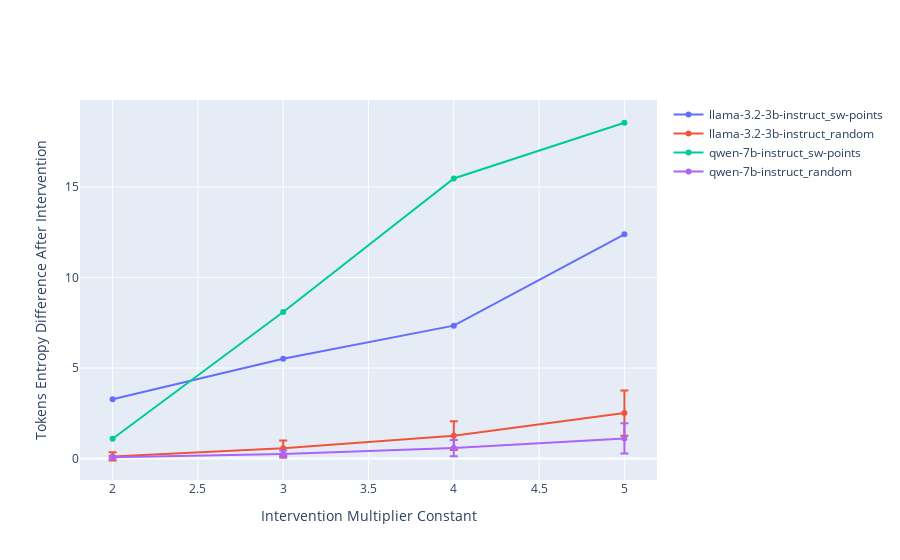

Notebook cell for this chart:
### Code cell
# BLEU
llama_sw = [0.266, 0.255, 0.045, 0.046, 0.045, 0.046]
llama_rand1 = [0.253, 0.255, 0.253,0.250, 0.243, 0.241]
llama_rand2 = [0.259, 0.255, 0.244, 0.212, 0.169, 0.241]
llama_rand3 = [0.250, 0.255, 0.251, 0.244, 0.225, 0.209]
llama_rand4 = [0.253, 0.255, 0.247, 0.241, 0.223, 0.205]
llama_rand5 = [0.182, 0.255, 0.270, 0.264, 0.260, 0.258]
llama_rand = [llama_rand1, llama_rand2, llama_rand3, llama_rand4, llama_rand5]

qwen_sw = [0.011, 0.064, 0.064, 0.004, 0.042, 0.042]
qwen_rand1 = [0.003, 0.064, 0.064,0.059, 0.062, 0.060]
qwen_rand2 = [0.062, 0.064, 0.062, 0.063, 0.067, 0.068]
qwen_rand3 = [0.061, 0.064, 0.063, 0.058, 0.058, 0.055]
qwen_rand4 = [0.063, 0.064, 0.062, 0.063, 0.063, 0.064]
qwen_rand5 = [0.063, 0.064, 0.067, 0.060, 0.064, 0.064]
qwen_rand = [qwen_rand1, qwen_rand2, qwen_rand3, qwen_rand4, qwen_rand5]

labels = ['llama-3.2-3b-instruct_sw-points', 'llama-3.2-3b-instruct_random', 'qwen-7b-instruct_sw-points', 'qwen-7b-instruct_random']
all_scores = [entropy_llama[0], entropy_llama[1:], entropy_qwen[0], entropy_qwen[1:]]
metric_name = 'Tokens Entropy Difference After Intervention'
out_path = '../figures/entropy-multiplier-effects'
visualize_scores(all_scores, labels, metric_name, out_path)

### Figure 1 — Plotly figure (JSON) as saved in the notebook; plotly's stock layout.template omitted (floating-point values rounded to 4 significant figures)
{"data": [{"mode": "lines+markers", "name": "llama-3.2-3b-instruct_sw-points", "type": "scatter", "x": [2, 3, 4, 5], "y": [3.28, 5.51, 7.34, 12.39]}, {"error_y": {"array": [0.2266, 0.4277, 0.7915, 1.25], "type": "data", "visible": true}, "mode": "lines+markers", "name": "llama-3.2-3b-instruct_random", "type": "scatter", "x": [2, 3, 4, 5, 6], "y": [0.118, 0.5624, 1.263, 2.515]}, {"mode": "lines+markers", "name": "qwen-7b-instruct_sw-points", "type": "scatter", "x": [2, 3, 4, 5], "y": [1.09, 8.097, 15.47, 18.55]}, {"error_y": {"array": [0.0675, 0.1986, 0.4498, 0.8337], "type": "data", "visible": true}, "mode": "lines+markers", "name": "qwen-7b-instruct_random", "type": "scatter", "x": [2, 3, 4, 5, 6], "y": [0.07142, 0.2464, 0.579, 1.109]}], "layout": {"xaxis": {"title": {"text": "Intervention Multiplier Constant"}}, "yaxis": {"title": {"text": "Tokens Entropy Difference After Intervention"}}}}
